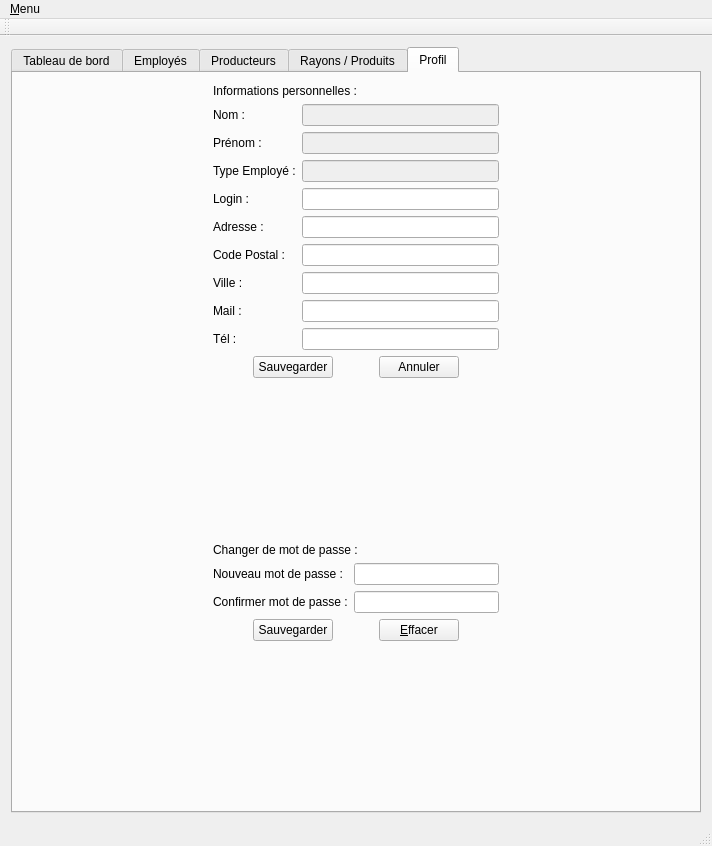
<?xml version="1.0" encoding="UTF-8"?>
<ui version="4.0">
 <class>MainWindow</class>
 <widget class="QMainWindow" name="MainWindow">
  <property name="geometry">
   <rect>
    <x>0</x>
    <y>0</y>
    <width>712</width>
    <height>846</height>
   </rect>
  </property>
  <property name="windowTitle">
   <string>MainWindow</string>
  </property>
  <property name="windowIcon">
   <iconset resource="resources.qrc">
    <normaloff>:/images/images/logoCircuitsCourts.png</normaloff>:/images/images/logoCircuitsCourts.png</iconset>
  </property>
  <widget class="QWidget" name="centralWidget">
   <layout class="QVBoxLayout" name="verticalLayout_2">
    <item>
     <widget class="QTabWidget" name="tabWidget">
      <property name="currentIndex">
       <number>4</number>
      </property>
      <widget class="QWidget" name="tab_tableauDeBord">
       <attribute name="icon">
        <iconset resource="resources.qrc">
         <normaloff>:/images/images/table.png</normaloff>:/images/images/table.png</iconset>
       </attribute>
       <attribute name="title">
        <string>Tableau de bord</string>
       </attribute>
      </widget>
      <widget class="QWidget" name="tab_employes">
       <attribute name="icon">
        <iconset resource="resources.qrc">
         <normaloff>:/images/images/account-supervisor.png</normaloff>:/images/images/account-supervisor.png</iconset>
       </attribute>
       <attribute name="title">
        <string>Employés</string>
       </attribute>
      </widget>
      <widget class="QWidget" name="tab_producteurs">
       <attribute name="icon">
        <iconset resource="resources.qrc">
         <normaloff>:/images/images/tractor.png</normaloff>:/images/images/tractor.png</iconset>
       </attribute>
       <attribute name="title">
        <string>Producteurs</string>
       </attribute>
      </widget>
      <widget class="QWidget" name="tab_rayonsProduits">
       <attribute name="icon">
        <iconset resource="resources.qrc">
         <normaloff>:/images/images/format-list-text.png</normaloff>:/images/images/format-list-text.png</iconset>
       </attribute>
       <attribute name="title">
        <string>Rayons / Produits</string>
       </attribute>
      </widget>
      <widget class="QWidget" name="tab_profil">
       <attribute name="icon">
        <iconset resource="resources.qrc">
         <normaloff>:/images/images/account-details.png</normaloff>:/images/images/account-details.png</iconset>
       </attribute>
       <attribute name="title">
        <string>Profil</string>
       </attribute>
       <layout class="QHBoxLayout" name="horizontalLayout_3">
        <item>
         <spacer name="horizontalSpacer_5">
          <property name="orientation">
           <enum>Qt::Horizontal</enum>
          </property>
          <property name="sizeHint" stdset="0">
           <size>
            <width>155</width>
            <height>20</height>
           </size>
          </property>
         </spacer>
        </item>
        <item>
         <layout class="QVBoxLayout" name="verticalLayout_4">
          <item>
           <layout class="QVBoxLayout" name="verticalLayout">
            <item>
             <widget class="QLabel" name="label_infosPersoEmploye">
              <property name="text">
               <string>Informations personnelles :</string>
              </property>
             </widget>
            </item>
            <item>
             <layout class="QFormLayout" name="formLayout">
              <item row="0" column="0">
               <widget class="QLabel" name="label_nomEmploye">
                <property name="text">
                 <string>Nom :</string>
                </property>
               </widget>
              </item>
              <item row="0" column="1">
               <widget class="QLineEdit" name="lineEdit_nomEmploye">
                <property name="enabled">
                 <bool>false</bool>
                </property>
               </widget>
              </item>
              <item row="1" column="0">
               <widget class="QLabel" name="label_prenomEmploye">
                <property name="text">
                 <string>Prénom :</string>
                </property>
               </widget>
              </item>
              <item row="1" column="1">
               <widget class="QLineEdit" name="lineEdit_prenomEmploye">
                <property name="enabled">
                 <bool>false</bool>
                </property>
               </widget>
              </item>
              <item row="2" column="0">
               <widget class="QLabel" name="label_typeEmploye">
                <property name="text">
                 <string>Type Employé :</string>
                </property>
               </widget>
              </item>
              <item row="2" column="1">
               <widget class="QLineEdit" name="lineEdit_typeEmploye">
                <property name="enabled">
                 <bool>false</bool>
                </property>
               </widget>
              </item>
              <item row="3" column="0">
               <widget class="QLabel" name="label_loginEmploye">
                <property name="text">
                 <string>Login :</string>
                </property>
               </widget>
              </item>
              <item row="3" column="1">
               <widget class="QLineEdit" name="lineEdit_loginEmploye">
                <property name="maxLength">
                 <number>25</number>
                </property>
               </widget>
              </item>
              <item row="4" column="0">
               <widget class="QLabel" name="label_adresseEmploye">
                <property name="text">
                 <string>Adresse :</string>
                </property>
               </widget>
              </item>
              <item row="4" column="1">
               <widget class="QLineEdit" name="lineEdit_adresseEmploye">
                <property name="maxLength">
                 <number>50</number>
                </property>
               </widget>
              </item>
              <item row="5" column="0">
               <widget class="QLabel" name="label_codePostalEmploye">
                <property name="text">
                 <string>Code Postal :</string>
                </property>
               </widget>
              </item>
              <item row="5" column="1">
               <widget class="QLineEdit" name="lineEdit_codePostalEmploye">
                <property name="maxLength">
                 <number>5</number>
                </property>
               </widget>
              </item>
              <item row="6" column="0">
               <widget class="QLabel" name="label_villeEmploye">
                <property name="text">
                 <string>Ville :</string>
                </property>
               </widget>
              </item>
              <item row="6" column="1">
               <widget class="QLineEdit" name="lineEdit_villeEmploye">
                <property name="maxLength">
                 <number>30</number>
                </property>
               </widget>
              </item>
              <item row="7" column="0">
               <widget class="QLabel" name="label_mailEmploye">
                <property name="text">
                 <string>Mail :</string>
                </property>
               </widget>
              </item>
              <item row="7" column="1">
               <widget class="QLineEdit" name="lineEdit_mailEmploye">
                <property name="maxLength">
                 <number>50</number>
                </property>
               </widget>
              </item>
              <item row="8" column="0">
               <widget class="QLabel" name="label_telEmploye">
                <property name="text">
                 <string>Tél :</string>
                </property>
               </widget>
              </item>
              <item row="8" column="1">
               <widget class="QLineEdit" name="lineEdit_telEmploye">
                <property name="maxLength">
                 <number>17</number>
                </property>
               </widget>
              </item>
             </layout>
            </item>
            <item>
             <layout class="QHBoxLayout" name="horizontalLayout">
              <item>
               <spacer name="horizontalSpacer">
                <property name="orientation">
                 <enum>Qt::Horizontal</enum>
                </property>
                <property name="sizeHint" stdset="0">
                 <size>
                  <width>40</width>
                  <height>20</height>
                 </size>
                </property>
               </spacer>
              </item>
              <item>
               <widget class="QPushButton" name="pushButton_sauvegarderInfosEmploye">
                <property name="text">
                 <string>Sauvegarder</string>
                </property>
                <property name="icon">
                 <iconset resource="resources.qrc">
                  <normaloff>:/images/images/content-save.png</normaloff>:/images/images/content-save.png</iconset>
                </property>
               </widget>
              </item>
              <item>
               <spacer name="horizontalSpacer_3">
                <property name="orientation">
                 <enum>Qt::Horizontal</enum>
                </property>
                <property name="sizeHint" stdset="0">
                 <size>
                  <width>40</width>
                  <height>20</height>
                 </size>
                </property>
               </spacer>
              </item>
              <item>
               <widget class="QPushButton" name="pushButton_annulerInfosEmploye">
                <property name="text">
                 <string>Annuler</string>
                </property>
                <property name="icon">
                 <iconset resource="resources.qrc">
                  <normaloff>:/images/images/cancel.png</normaloff>:/images/images/cancel.png</iconset>
                </property>
               </widget>
              </item>
              <item>
               <spacer name="horizontalSpacer_2">
                <property name="orientation">
                 <enum>Qt::Horizontal</enum>
                </property>
                <property name="sizeHint" stdset="0">
                 <size>
                  <width>40</width>
                  <height>20</height>
                 </size>
                </property>
               </spacer>
              </item>
             </layout>
            </item>
           </layout>
          </item>
          <item>
           <spacer name="verticalSpacer">
            <property name="orientation">
             <enum>Qt::Vertical</enum>
            </property>
            <property name="sizeHint" stdset="0">
             <size>
              <width>20</width>
              <height>106</height>
             </size>
            </property>
           </spacer>
          </item>
          <item>
           <layout class="QVBoxLayout" name="verticalLayout_3">
            <item>
             <widget class="QLabel" name="label_changerMotDePasseEmploye">
              <property name="text">
               <string>Changer de mot de passe :</string>
              </property>
             </widget>
            </item>
            <item>
             <layout class="QFormLayout" name="formLayout_2">
              <item row="0" column="0">
               <widget class="QLabel" name="label_newMotDePasseEmploye">
                <property name="text">
                 <string>Nouveau mot de passe :</string>
                </property>
               </widget>
              </item>
              <item row="0" column="1">
               <widget class="QLineEdit" name="lineEdit_newMotDePasseEmploye">
                <property name="maxLength">
                 <number>64</number>
                </property>
                <property name="echoMode">
                 <enum>QLineEdit::Password</enum>
                </property>
               </widget>
              </item>
              <item row="1" column="0">
               <widget class="QLabel" name="label_confirmMotDePasseEmploye">
                <property name="text">
                 <string>Confirmer mot de passe :</string>
                </property>
               </widget>
              </item>
              <item row="1" column="1">
               <widget class="QLineEdit" name="lineEdit_confirmMotDePasseEmploye">
                <property name="maxLength">
                 <number>64</number>
                </property>
                <property name="echoMode">
                 <enum>QLineEdit::Password</enum>
                </property>
               </widget>
              </item>
             </layout>
            </item>
            <item>
             <layout class="QHBoxLayout" name="horizontalLayout_2">
              <item>
               <spacer name="horizontalSpacer_7">
                <property name="orientation">
                 <enum>Qt::Horizontal</enum>
                </property>
                <property name="sizeHint" stdset="0">
                 <size>
                  <width>40</width>
                  <height>20</height>
                 </size>
                </property>
               </spacer>
              </item>
              <item>
               <widget class="QPushButton" name="pushButton_sauvegarderNewMotDePasseEmploye">
                <property name="text">
                 <string>Sauvegarder</string>
                </property>
                <property name="icon">
                 <iconset resource="resources.qrc">
                  <normaloff>:/images/images/content-save.png</normaloff>:/images/images/content-save.png</iconset>
                </property>
               </widget>
              </item>
              <item>
               <spacer name="horizontalSpacer_6">
                <property name="orientation">
                 <enum>Qt::Horizontal</enum>
                </property>
                <property name="sizeHint" stdset="0">
                 <size>
                  <width>40</width>
                  <height>20</height>
                 </size>
                </property>
               </spacer>
              </item>
              <item>
               <widget class="QPushButton" name="pushButton_effacerNewMotDePasseEmploye">
                <property name="text">
                 <string>&amp;Effacer</string>
                </property>
                <property name="icon">
                 <iconset resource="resources.qrc">
                  <normaloff>:/images/images/backspace.png</normaloff>:/images/images/backspace.png</iconset>
                </property>
               </widget>
              </item>
              <item>
               <spacer name="horizontalSpacer_8">
                <property name="orientation">
                 <enum>Qt::Horizontal</enum>
                </property>
                <property name="sizeHint" stdset="0">
                 <size>
                  <width>40</width>
                  <height>20</height>
                 </size>
                </property>
               </spacer>
              </item>
             </layout>
            </item>
           </layout>
          </item>
          <item>
           <spacer name="verticalSpacer_2">
            <property name="orientation">
             <enum>Qt::Vertical</enum>
            </property>
            <property name="sizeHint" stdset="0">
             <size>
              <width>20</width>
              <height>105</height>
             </size>
            </property>
           </spacer>
          </item>
         </layout>
        </item>
        <item>
         <spacer name="horizontalSpacer_4">
          <property name="orientation">
           <enum>Qt::Horizontal</enum>
          </property>
          <property name="sizeHint" stdset="0">
           <size>
            <width>155</width>
            <height>20</height>
           </size>
          </property>
         </spacer>
        </item>
       </layout>
      </widget>
     </widget>
    </item>
   </layout>
  </widget>
  <widget class="QMenuBar" name="menuBar">
   <property name="geometry">
    <rect>
     <x>0</x>
     <y>0</y>
     <width>712</width>
     <height>23</height>
    </rect>
   </property>
   <widget class="QMenu" name="menu_Menu">
    <property name="title">
     <string>&amp;Menu</string>
    </property>
    <addaction name="action_Quitter"/>
   </widget>
   <addaction name="menu_Menu"/>
  </widget>
  <widget class="QToolBar" name="mainToolBar">
   <attribute name="toolBarArea">
    <enum>TopToolBarArea</enum>
   </attribute>
   <attribute name="toolBarBreak">
    <bool>false</bool>
   </attribute>
  </widget>
  <widget class="QStatusBar" name="statusBar"/>
  <action name="action_Quitter">
   <property name="text">
    <string>&amp;Quitter</string>
   </property>
  </action>
 </widget>
 <layoutdefault spacing="6" margin="11"/>
 <resources>
  <include location="resources.qrc"/>
 </resources>
 <connections/>
</ui>
